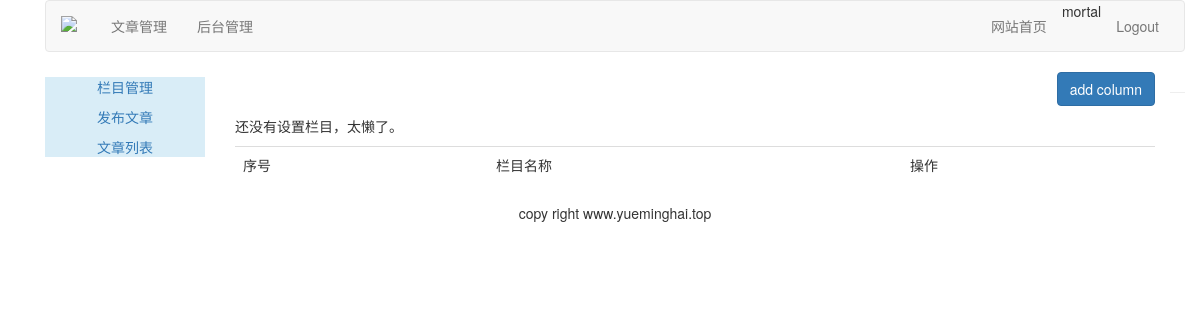
The app's page /article/article-column/ (signed in), older data.
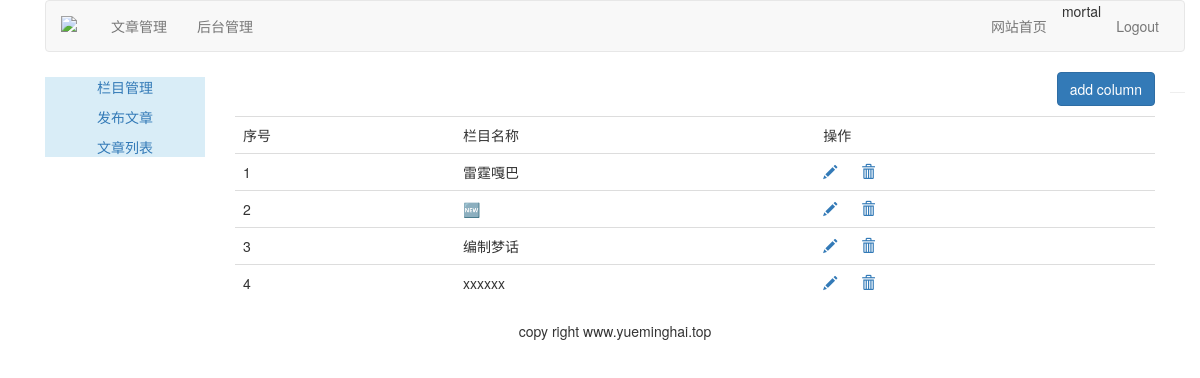
The same page, newer data.
### article/models.py (models this page shows, shortened)
class ArticleColumn(models.Model):
    user = models.ForeignKey(User, on_delete=models.CASCADE,related_name='article_column')
    column = models.CharField(max_length=200)
    created = models.DateField(auto_now_add=True)

### article/views.py (the view, shortened to what this page needs)
# urls.py: path('article-column/', views.article_column, name="article_column"),
@login_required(login_url='/account/login/')
@csrf_exempt
def article_column(request):
    if request.method == "GET":
        columns = ArticleColumn.objects.filter(user=request.user)
        column_form = ArticleColumnForm()
        return render(request, "article/column/article_column.html",
                      {"columns": columns, "column_form": column_form})

### templates/article/column/article_column.html (shortened to what this page needs)
{% extends "article/base.html" %}
{% load static %}
{% block content %}
<div>
    <p class="text-right">
        <button id= "add_column" onclick="add_column()" class="btn btn-primary">
            add column
        </button>
    </p>
    <table class="table table-hover">
        <tr>
            <td>序号</td>
            <td>栏目名称</td>
            <td>操作</td>
        </tr>
        <tr>
            {% for column in columns %}
        </tr>
        <tr>
            <td>{{ forloop.counter }}</td>
            <td>{{ column.column }}</td>
            <td>
                <a name="edit" href="javascript:" onclick="edit_column(this, {{ column.id }})">
                    <span class="glyphicon glyphicon-pencil"></span>
                </a>
                <a name="delete" href="javascript:" onclick="del_column(this, {{ column.id }})">
                    <span class="glyphicon glyphicon-trash" style="margin-left: 20px;"></span>
                </a>
            </td>
        </tr>
        {% empty %}
        <p>还没有设置栏目，太懒了。</p>
        {% endfor %}
    </table>
</div>
{% endblock %}

Row changes from the older to the newer data that the page shows:
added ArticleColumn: column "雷霆嘎巴"
added ArticleColumn: column "🆕"
added ArticleColumn: column "编制梦话"
added ArticleColumn: column "xxxxxx"
Text that changed along with them:
text no longer shown: "还没有设置栏目，太懒了。"
